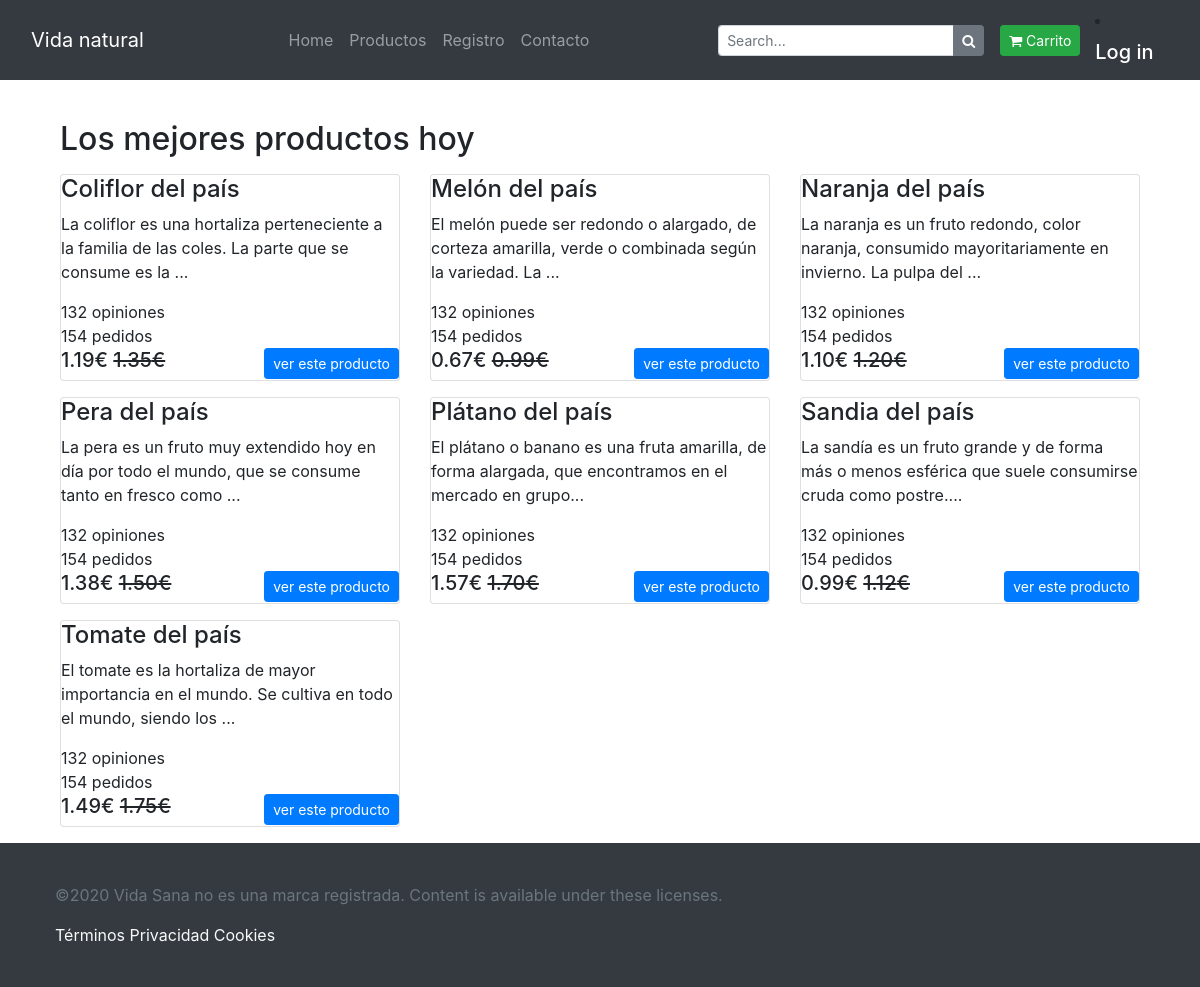
The page /eshop/index.php?menu=allproducts on the database its author committed.
### tables this page shows
CREATE TABLE `ti_desc_producto` (
  `id_producto` varchar(20) NOT NULL,
  `id_idioma` varchar(2) NOT NULL,
  `descripcion_corta` varchar(200) DEFAULT NULL,
  `descripcion_larga` varchar(4000) DEFAULT NULL
);

CREATE TABLE `tm_producto` (
  `id_producto` varchar(20) NOT NULL,
  `precio_actual` decimal(10,2) NOT NULL,
  `es_oferta` varchar(1) DEFAULT NULL,
  `precio_oferta` decimal(10,2) DEFAULT NULL,
  `reserva_inicial` date DEFAULT NULL,
  `reserva_actual` date DEFAULT NULL,
  `reserva_notificacion` date DEFAULT NULL,
  `stock` decimal(10,0) NOT NULL,
  `imagen` blob DEFAULT NULL
);

### eshop/index.php (called while the page is built)
<?php
	require_once('Layouts/layout.php');
 ?>

### eshop/routing.php (called while the page is built, shortened)
<?php
	$page='home/index.php';
	if (!empty($_GET)) {
		$menu=$_GET['menu'];
		switch ($menu) {
			case 'allproducts':
				$page='products/products.php';
				break;
		}
	}
	require_once($page);
 ?>

### eshop/products/products.php (the view, shortened to what this page needs)
<div class="container">
<br>
    <p class="text-center">
<?php
        require("includes/conexion.php");
        if  (!isset($mycategory))
        {
            echo '<h2>Los mejores productos hoy</h2>';
            $sql="CALL getProducts('ES')";
        }
        else{
            echo '<h2>Productos por Categoría</h2>';
            $sql="call getProductByCategory ('$mycategory','ES')";
        }
        $query = $conexion->query($sql);
     ?>
    </p>
<div class="row">
<?php
while ($row=mysqli_fetch_array($query))
{
        ?>
<div class="col-md-4">
	<figure class="card card-product">
		<figcaption class="info-wrap">
				<h4 class="title"><?php echo $row['descripcion_corta'] ?></h4>
				<p class="desc"><?php  echo $row['descripcion_larga'] ?>...</p>
				<div class="rating-wrap">
					<div class="label-rating">132 opiniones</div>
					<div class="label-rating">154 pedidos</div>
				</div>
		</figcaption>
		<div class="bottom-wrap">
			<a href="?menu=producto&producto=<?php echo $row['id_producto'] ?>" class="btn btn-sm btn-primary float-right">ver este producto</a>
			<div class="price-wrap h5">
				<span class="price-new"><?php echo $row['precio_oferta'] ?>€ </span> <del class="price-old"><?php echo $row['precio_actual'] ?>€</del>
			</div>
		</div>
	</figure>
</div>
    <?php
}
?>
</div>
</div>

### eshop/layouts/layout.php (shortened to what this page needs)
<!DOCTYPE html>
<html lang="es">
<head>
	<link href="//maxcdn.bootstrapcdn.com/bootstrap/4.0.0/css/bootstrap.min.css" rel="stylesheet" id="bootstrap-css">
	<link href="https://maxcdn.bootstrapcdn.com/font-awesome/4.7.0/css/font-awesome.min.css" rel="stylesheet">
	<link rel="stylesheet" href="./includes/style.css">
</head>
<body>
<header>
	<?php
		require_once('header.php');
	?>
</header>
<section>
	<div class="container">
	<?php
			require_once('routing.php');
	 ?>
	</div>
</section>
<footer>
	<?php
		include_once('footer.php');
	?>
</footer>
</body>
</html>

### eshop/layouts/header.php (shortened to what this page needs)
<nav class="navbar navbar-expand-md navbar-dark bg-dark">
    <div class="container">
        <a class="navbar-brand" href="index.php">Vida natural</a>
        <div class="collapse navbar-collapse justify-content-end" id="navbarsExampleDefault">
            <ul class="navbar-nav m-auto">
                <li class="nav-item m-auto">
                    <a class="nav-link" href="index.php">Home</a>
                </li>
                <li class="nav-item">
                    <a class="nav-link" href="?menu=allproducts">Productos</a>
                </li>
                <li class="nav-item">
                    <a class="nav-link" href="?menu=registroclientes">Registro</a>
				</li>
				<li class="nav-item">
                    <a class="nav-link" href="?menu=contact">Contacto</a>
                </li>
            </ul>
            <form class="form-inline my-2 my-lg-0">
                <div class="input-group input-group-sm">
                    <input type="text" class="form-control" aria-label="Small" aria-describedby="inputGroup-sizing-sm" placeholder="Search...">
                    <div class="input-group-append">
                        <button type="button" class="btn btn-secondary btn-number">
                            <i class="fa fa-search"></i>
                        </button>
                    </div>
                </div>
                <a class="btn btn-success btn-sm ml-3" href="?menu=viewcart">
                    <i class="fa fa-shopping-cart"></i> Carrito
				</a>
			</form>
		</div>
	</div>
	<li class="nav-item active">
        <a  href="?menu=login"><span class="navbar-brand mb-0 h1"> Log in</span>	  </a>
    </li>
</nav>

### eshop/layouts/footer.php
<div id="downfooter">
      <div class="container">
         <p class="text-muted credit"> ©2020 Vida Sana no es una marca registrada. Content is available under these licenses.</p>
            <a href="">Términos</a>
            <a href="">Privacidad
            <a href="">Cookies
     </div>
</div>

### eshop/includes/style.css (style rules this page uses)
footer { background: #343a40; padding: 40px; }
footer a { color: #f8f9fa!important }

### rows shown on the page
ti_desc_producto: descripcion_corta "Coliflor del país", descripcion_larga "La coliflor es una hortaliza perteneciente a la familia de las coles. La parte que se consume es la", id_producto.precio_oferta "1.19", id_producto.precio_actual "1.35"
ti_desc_producto: descripcion_corta "Melón del país", descripcion_larga "El melón puede ser redondo o alargado, de corteza amarilla, verde o combinada según la variedad. La", id_producto.precio_oferta "0.67", id_producto.precio_actual "0.99"
ti_desc_producto: descripcion_corta "Naranja del país", descripcion_larga "La naranja es un fruto redondo, color naranja, consumido mayoritariamente en invierno. La pulpa del", id_producto.precio_oferta "1.10", id_producto.precio_actual "1.20"
ti_desc_producto: descripcion_corta "Pera del país", descripcion_larga "La pera es un fruto muy extendido hoy en día por todo el mundo, que se consume tanto en fresco como", id_producto.precio_oferta "1.38", id_producto.precio_actual "1.50"
ti_desc_producto: descripcion_corta "Plátano del país", descripcion_larga "El plátano o banano es una fruta amarilla, de forma alargada, que encontramos en el mercado en grupo", id_producto.precio_oferta "1.57", id_producto.precio_actual "1.70"
ti_desc_producto: descripcion_corta "Sandia del país", descripcion_larga "La sandía es un fruto grande y de forma más o menos esférica que suele consumirse cruda como postre.", id_producto.precio_oferta "0.99", id_producto.precio_actual "1.12"
ti_desc_producto: descripcion_corta "Tomate del país", descripcion_larga "El tomate es la hortaliza de mayor importancia en el mundo. Se cultiva en todo el mundo, siendo los", id_producto.precio_oferta "1.49", id_producto.precio_actual "1.75"
